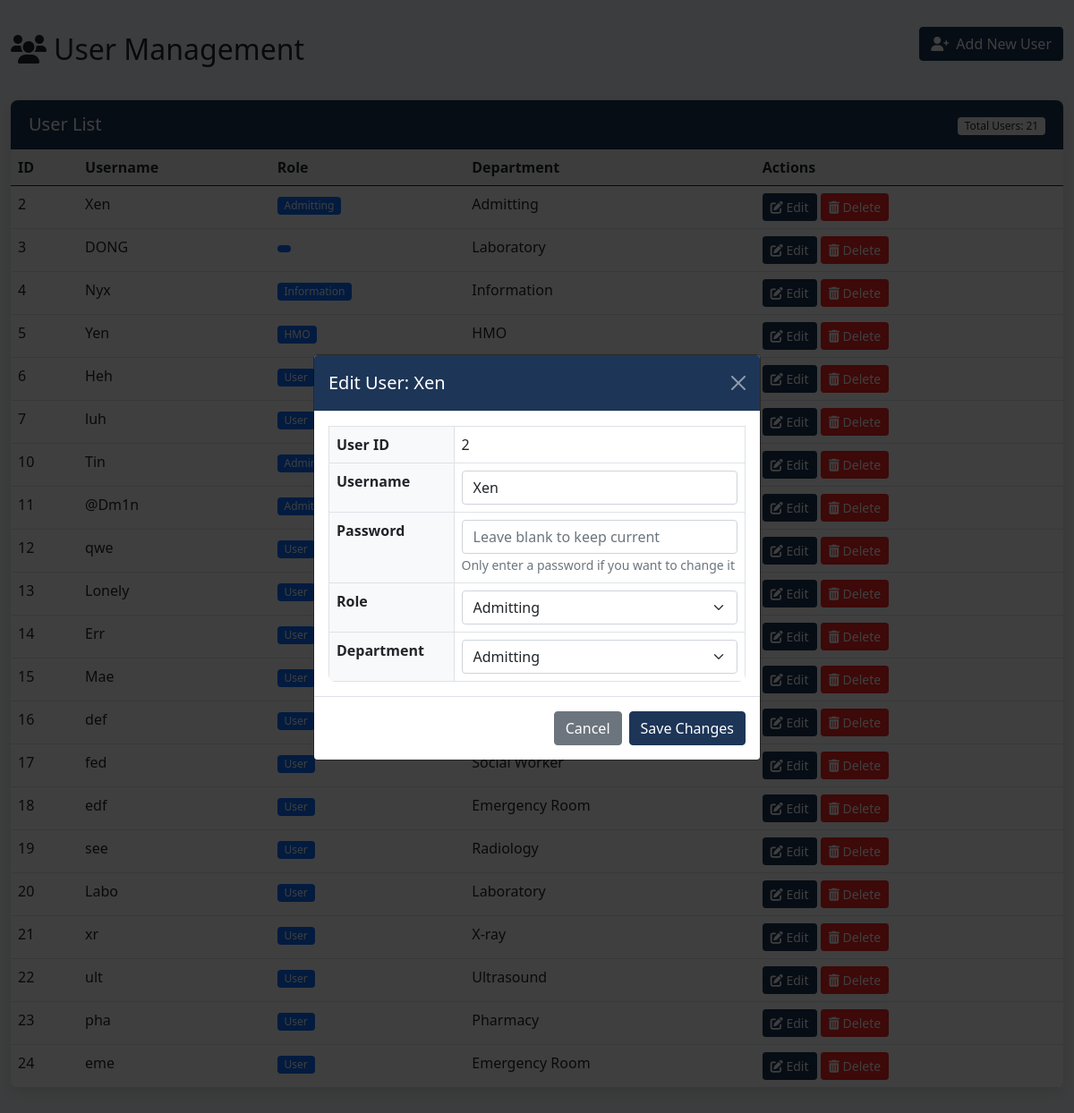
The page /users.php?edit_id=2 on the database its author committed.
### tables this page shows
CREATE TABLE `users` (
  `user_id` int(11) NOT NULL,
  `username` varchar(100) NOT NULL,
  `password` varchar(255) NOT NULL,
  `role` enum('Admin','User','HMO','Admitting','Information') NOT NULL,
  `dept_id` int(11) NOT NULL,
  `status` tinyint(4) DEFAULT 2,
  `created_at` timestamp NOT NULL DEFAULT current_timestamp(),
  `updated_at` timestamp NOT NULL DEFAULT current_timestamp() ON UPDATE current_timestamp()
);

CREATE TABLE `departments` (
  `dept_id` int(11) NOT NULL,
  `name` varchar(255) DEFAULT NULL,
  `description` text DEFAULT NULL,
  `date_created` datetime DEFAULT current_timestamp()
);

### users.php (the view, shortened to what this page needs)
<?php
require("lib/conn.php");
$editUser = null;
try {
    $stmt = $conn->prepare("
        SELECT u.user_id, u.username, u.role, d.name as department
        FROM users u
        LEFT JOIN departments d ON u.dept_id = d.dept_id
        ORDER BY u.user_id ASC
    ");
    $stmt->execute();
    $users = $stmt->fetchAll(PDO::FETCH_ASSOC);
} catch (PDOException $e) {
    echo "Error fetching users: " . $e->getMessage();
}
try {
    $stmt = $conn->prepare("SELECT dept_id, name FROM departments ORDER BY name ASC");
    $stmt->execute();
    $departments = $stmt->fetchAll(PDO::FETCH_ASSOC);
} catch (PDOException $e) {
    echo "Error fetching departments: " . $e->getMessage();
}
$roles = [];
try {
    $stmt = $conn->prepare("SHOW COLUMNS FROM users LIKE 'role'");
    $stmt->execute();
    $row = $stmt->fetch(PDO::FETCH_ASSOC);
    if ($row && preg_match("/^enum\((.*)\)$/", $row['Type'], $matches)) {
        $enumValues = explode(",", $matches[1]);
        foreach ($enumValues as $value) {
            $roles[] = trim($value, "'");
        }
    }
} catch (PDOException $e) {
    echo "Error fetching roles: " . $e->getMessage();
}
if (isset($_GET['edit_id'])) {
    $edit_id = $_GET['edit_id'];
    try {
        $stmt = $conn->prepare("SELECT * FROM users WHERE user_id = :id");
        $stmt->bindParam(':id', $edit_id);
        $stmt->execute();
        $editUser = $stmt->fetch(PDO::FETCH_ASSOC);
    } catch (PDOException $e) {
        echo "Error fetching user: " . $e->getMessage();
    }
}
?>
<!DOCTYPE html>
<html lang="en">
<head>
    <link href="https://cdn.jsdelivr.net/npm/bootstrap@5.0.2/dist/css/bootstrap.min.css" rel="stylesheet">
    <link rel="stylesheet" href="https://cdnjs.cloudflare.com/ajax/libs/font-awesome/6.0.0/css/all.min.css">
        <?php if ($editUser): ?>
        <div class="modal fade show" id="editModal" tabindex="-1" aria-labelledby="editModalLabel" aria-hidden="false" style="display: block; background-color: rgba(0,0,0,0.5);">
            <div class="modal-dialog modal-dialog-centered">
                <div class="modal-content">
                    <div class="modal-header">
                        <h5 class="modal-title" id="editModalLabel">Edit User: <?= htmlspecialchars($editUser['username']) ?></h5>
                    </div>
                    <form method="POST" action="users.php">
                        <div class="modal-body">
                            <div class="table-responsive">
                                <table class="table table-bordered">
                                    <tbody>
                                        <tr>
                                            <th width="30%">User ID</th>
                                            <td><?= htmlspecialchars($editUser['user_id']) ?></td>
                                        </tr>
                                        <tr>
                                            <th>Username</th>
                                            <td>
                                            </td>
                                        </tr>
                                        <tr>
                                            <th>Password</th>
                                            <td>
                                                <div class="position-relative">
                                                </div>
                                                <small class="text-muted">Only enter a password if you want to change it</small>
                                            </td>
                                        </tr>
                                        <tr>
                                            <th>Role</th>
                                            <td>
                                            </td>
                                        </tr>
                                        <tr>
                                            <th>Department</th>
                                            <td>
                                            </td>
                                        </tr>
                                    </tbody>
                                </table>
                            </div>
                        </div>
                        <div class="modal-footer">
                            <a href="users.php" class="btn btn-secondary">Cancel</a>
                            <button type="submit" name="btnUpdate" class="btn btn-primary">Save Changes</button>
                        </div>
                    </form>
                </div>
            </div>
        </div>
        <?php endif; ?>
</body>
</html>
<?php
require("lib/conn.php");
$editUser = null;
$users = [];
try {
    $stmt = $conn->prepare("
        SELECT u.user_id, u.username, u.role, d.name as department
        FROM users u
        LEFT JOIN departments d ON u.dept_id = d.dept_id
        ORDER BY u.user_id ASC
    ");
    $stmt->execute();
    $users = $stmt->fetchAll(PDO::FETCH_ASSOC);
} catch (PDOException $e) {
    echo "Error fetching users: " . $e->getMessage();
}
$departments = [];
try {
    $stmt = $conn->prepare("SELECT dept_id, name FROM departments ORDER BY name ASC");
    $stmt->execute();
    $departments = $stmt->fetchAll(PDO::FETCH_ASSOC);
} catch (PDOException $e) {
    echo "Error fetching departments: " . $e->getMessage();
}
$roles = [];
try {
    $stmt = $conn->prepare("SHOW COLUMNS FROM users LIKE 'role'");
    $stmt->execute();
    $row = $stmt->fetch(PDO::FETCH_ASSOC);
    if ($row && preg_match("/^enum\((.*)\)$/", $row['Type'], $matches)) {
        $enumValues = explode(",", $matches[1]);
        foreach ($enumValues as $value) {
            $roles[] = trim($value, "'");
        }
    }
} catch (PDOException $e) {
    echo "Error fetching roles: " . $e->getMessage();
}
if (isset($_GET['edit_id'])) {
    $edit_id = $_GET['edit_id'];
    try {
        $stmt = $conn->prepare("SELECT * FROM users WHERE user_id = :id");
        $stmt->bindParam(':id', $edit_id);
        $stmt->execute();
        $editUser = $stmt->fetch(PDO::FETCH_ASSOC);
    } catch (PDOException $e) {
        echo "Error fetching user: " . $e->getMessage();
    }
}
?>
<!DOCTYPE html>
<html lang="en">
<head>
    <scrip src="https://cdn.jsdelivr.net/npm/sweetalert2@11"></script>
    <link href="https://cdn.jsdelivr.net/npm/bootstrap@5.0.2/dist/css/bootstrap.min.css" rel="stylesheet">
    <link rel="stylesheet" href="https://cdnjs.cloudflare.com/ajax/libs/font-awesome/6.0.0/css/all.min.css">
</head>
<body>
    <div class="container">
        <div class="d-flex justify-content-between align-items-center mb-4">
            <h2><i class="fas fa-users me-2"></i>User Management</h2>
            <a href="register.php" class="btn btn-primary add-user-btn">
                <i class="fas fa-user-plus me-2"></i>Add New User
            </a>
        </div>
        <div class="card">
            <div class="card-header d-flex justify-content-between align-items-center">
                <h5 class="mb-0">User List</h5>
                <div>
                    <span class="badge bg-light text-dark">
                        Total Users: <?= count($users) ?>
                    </span>
                </div>
            </div>
            <div class="table-responsive">
                <table class="table table-hover">
                    <thead>
                        <tr>
                            <th>ID</th>
                            <th>Username</th>
                            <th>Role</th>
                            <th>Department</th>
                            <th>Actions</th>
                        </tr>
                    </thead>
                    <tbody>
                        <?php foreach ($users as $user): ?>
                            <tr>
                                <td><?= htmlspecialchars($user['user_id']) ?></td>
                                <td><?= htmlspecialchars($user['username']) ?></td>
                                <td>
                                    <span class="badge bg-primary">
                                        <?= htmlspecialchars(ucfirst($user['role'])) ?>
                                    </span>
                                </td>
                                <td><?= htmlspecialchars($user['department'] ?? 'N/A') ?></td>
                                <td class="action-btns">
                                    <a href="users.php?edit_id=<?= $user['user_id'] ?>" class="btn btn-sm btn-primary">
                                        <i class="fas fa-edit"></i> Edit
                                    </a>
                                    <a href="#" class="btn btn-sm btn-danger"
                                       onclick="confirmDelete(<?= $user['user_id'] ?>)">
                                        <i class="fas fa-trash-alt"></i> Delete
                                    </a>
                                </td>
                            </tr>
                        <?php endforeach; ?>
                    </tbody>
                </table>
            </div>
        </div>
        <?php if ($editUser): ?>
        <div class="modal fade show" id="editModal" tabindex="-1" aria-labelledby="editModalLabel" aria-hidden="false" style="display: block; background-color: rgba(0,0,0,0.5);">
            <div class="modal-dialog modal-dialog-centered">
                <div class="modal-content">
                    <div class="modal-header">
                        <h5 class="modal-title" id="editModalLabel">Edit User: <?= htmlspecialchars($editUser['username']) ?></h5>
                        <a href="users.php" class="btn-close" style="filter: invert(1);"></a>
                    </div>
                    <form method="POST" action="users.php">
                        <div class="modal-body">
                            <div class="table-responsive">
                                <table class="table table-bordered">
                                    <tbody>
                                        <tr>
                                            <th width="30%">User ID</th>
                                            <td><?= htmlspecialchars($editUser['user_id']) ?></td>
                                        </tr>
                                        <tr>
                                            <th>Username</th>
                                            <td>
                                                <input type="text" class="form-control" name="username"
                                                       value="<?= htmlspecialchars($editUser['username']) ?>" required>
                                            </td>
                                        </tr>
                                        <tr>
                                            <th>Password</th>
                                            <td>
                                                <div class="position-relative">
                                                    <input type="password" class="form-control" name="password" placeholder="Leave blank to keep current">
                                                </div>
                                                <small class="text-muted">Only enter a password if you want to change it</small>
                                            </td>
                                        </tr>
                                        <tr>
                                            <th>Role</th>
                                            <td>
                                                <select class="form-select" name="role" required>
                                                    <?php foreach ($roles as $roleOption): ?>
                                                        <option value="<?= htmlspecialchars($roleOption) ?>"
                                                            <?= $editUser['role'] == $roleOption ? 'selected' : '' ?>>
                                                            <?= htmlspecialchars(ucfirst($roleOption)) ?>
                                                        </option>
                                                    <?php endforeach; ?>
                                                </select>
                                            </td>
                                        </tr>
                                        <tr>
                                            <th>Department</th>
                                            <td>
                                                <select class="form-select" name="dept_id" required>
                                                    <?php foreach ($departments as $dept): ?>
                                                        <option value="<?= htmlspecialchars($dept['dept_id']) ?>"
                                                            <?= $editUser['dept_id'] == $dept['dept_id'] ? 'selected' : '' ?>>
                                                            <?= htmlspecialchars($dept['name']) ?>
                                                        </option>
                                                    <?php endforeach; ?>
                                                </select>
                                            </td>
                                        </tr>
                                    </tbody>
                                </table>
                            </div>
                        </div>
                        <div class="modal-footer">
                            <a href="users.php" class="btn btn-secondary">Cancel</a>
                            <button type="submit" name="btnUpdate" class="btn btn-primary">Save Changes</button>
                        </div>
                    </form>
                </div>
            </div>
        </div>
        <?php endif; ?>
    </div>
</body>
</html>

### users.php (style rules this page uses)
:root { --primary-color: #1d3557; --secondary-color: #457b9d; --accent-color: #4895ef; --light-color: #f8f9fa; --dark-color: #212529; --success-color: #4cc9f0; --danger-color:rgb(247, 37, 37); --border-radius: 8px; --box-shadow: 0 5px 15px rgba(0, 0, 0, 0.1); --transition: all 0.3s ease; }
body { font-family: 'Segoe UI', Tahoma, Geneva, Verdana, sans-serif; background-color: #f5f7fa; color: var(--dark-color); }
.container { max-width: 1200px; margin-top: 30px; }
.card { border-radius: var(--border-radius); box-shadow: var(--box-shadow); border: none; margin-bottom: 30px; }
.card-header { background-color: var(--primary-color); color: white; border-radius: var(--border-radius) var(--border-radius) 0 0 !important; padding: 15px 20px; }
.table { margin-bottom: 0; }
.table th { background-color: #f8f9fa; border-top: none; font-weight: 600; }
.table-responsive { border-radius: 0 0 var(--border-radius) var(--border-radius); overflow: hidden; }
.btn-sm { padding: 0.25rem 0.5rem; font-size: 0.875rem; }
.btn-primary { background-color: var(--primary-color); border-color: var(--primary-color); }
.btn-danger { background-color: var(--danger-color); border-color: var(--danger-color); }
.badge { padding: 0.35em 0.65em; font-weight: 500; }
.modal-header { background-color: var(--primary-color); color: white; }
.action-btns { white-space: nowrap; }
.add-user-btn { margin-bottom: 20px; }

### rows shown on the page
users: user_id "2", username "Xen", role "Admitting", dept.name "Admitting", dept_id "Admitting"
users: user_id "3", username "DONG", dept.name "Laboratory"
users: user_id "4", username "Nyx", role "Information", dept.name "Information"
users: user_id "5", username "Yen", role "HMO", dept.name "HMO"
users: user_id "6", username "Heh", role "User"
users: user_id "7", username "luh", role "User"
users: user_id "10", username "Tin", role "Admin"
users: user_id "11", username "@Dm1n", role "Admitting"
users: user_id "12", username "qwe", role "User"
users: user_id "13", username "Lonely", role "User"
users: user_id "14", username "Err", role "User"
users: user_id "15", username "Mae", role "User"
users: user_id "16", username "def", role "User"
users: user_id "17", username "fed", role "User", dept.name "Social Worker"
users: user_id "18", username "edf", role "User", dept.name "Emergency Room"
users: user_id "19", username "see", role "User", dept.name "Radiology"
users: user_id "20", username "Labo", role "User", dept.name "Laboratory"
users: user_id "21", username "xr", role "User", dept.name "X-ray"
users: user_id "22", username "ult", role "User", dept.name "Ultrasound"
users: user_id "23", username "pha", role "User", dept.name "Pharmacy"
users: user_id "24", username "eme", role "User", dept.name "Emergency Room"

### other values the page prints
count($users) "21"
